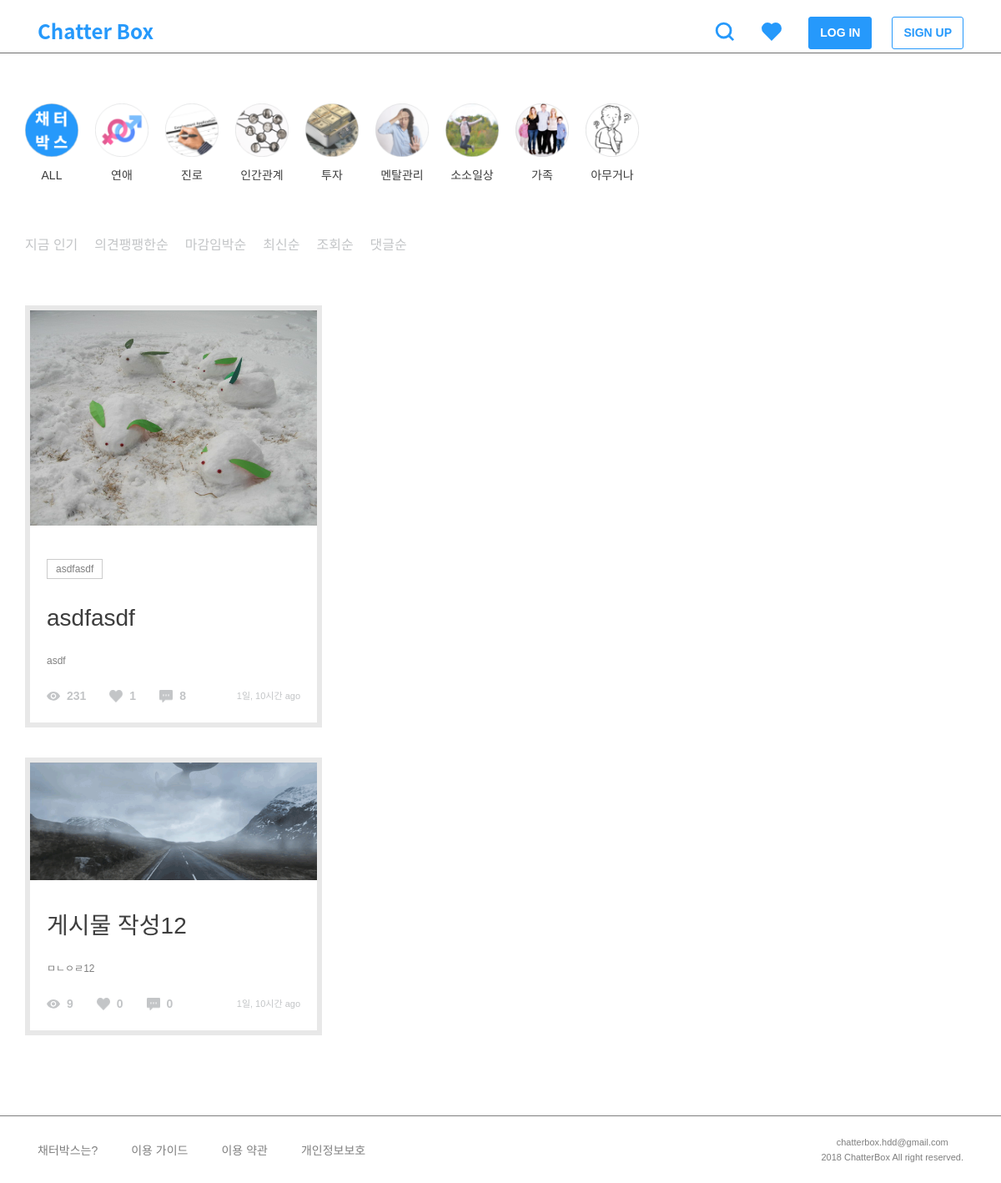
Before: / with the older database file.
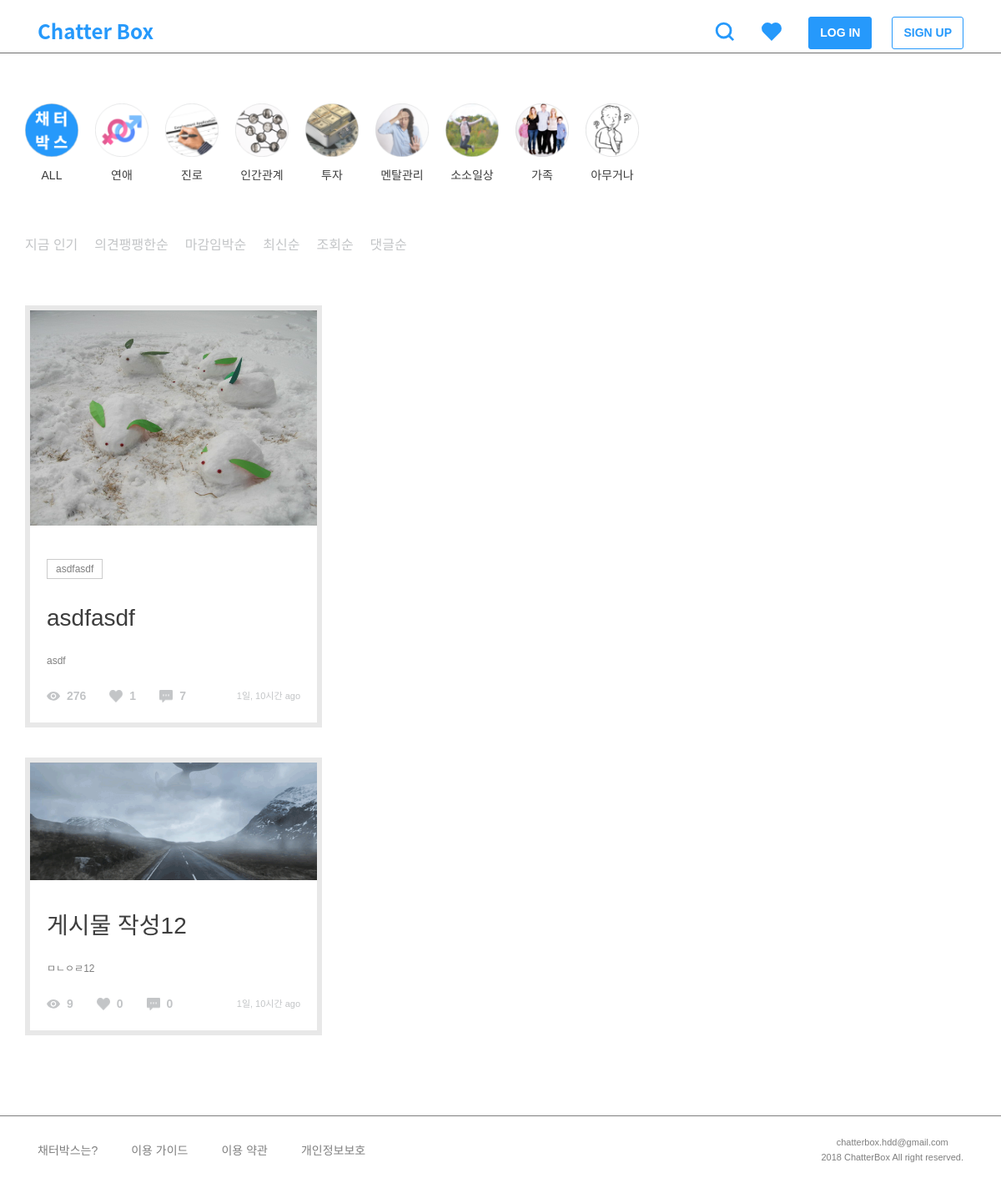
After: the same page with the newer database file.
### post/models.py (models this page shows, shortened)
class TimeStampedModel(models.Model):
    created_at = models.DateTimeField(auto_now_add=True, null=True)
    updated_at = models.DateTimeField(auto_now=True, null=True)
    class Meta():
        abstract = True

class Post(TimeStampedModel):
    author = models.ForeignKey(settings.AUTH_USER_MODEL)
    category = models.ForeignKey('Category')
    title = models.CharField(max_length=160, null=True)
    thumbnail = models.ImageField(upload_to='post', blank=True, null=True)
    background = models.TextField()
    background_image1 = models.ImageField(upload_to='post', blank=True, null=True)
    background_image2 = models.ImageField(upload_to='post', blank=True, null=True)
    background_image3 = models.ImageField(upload_to='post', blank=True, null=True)
    tag = TagField()
    view_count = models.PositiveSmallIntegerField(default=0)
    share_count = models.PositiveSmallIntegerField(default=0)
    pro_title = models.CharField(max_length=160, null=True)
    con_title = models.CharField(max_length=160, null=True)
    @property
    def natural_time(self):
        return naturaltime(self.created_at)
    @property
    def likes_count(self):
        return self.like_users.all().count()
    @property
    def comment_count(self):
        all_count = self.comment_set.count()
        return all_count
    class Meta:
        ordering = ['-created_at']

### post/views.py (the view)
# urls.py: url(r'^$', views.post_list, name='post_list'),
def post_list(request):
    sort = request.GET.get('sort','')
    categories = Category.objects.all()
    if sort == 'likes':
        posts = Post.objects.annotate(like_count = Count('like_users')).order_by('-like_count')
    elif sort == 'new':
        posts = Post.objects.all().order_by('-updated_at')
    elif sort == 'views':
        posts = Post.objects.all().order_by('-view_count')
    elif sort == 'comments':
        posts = Post.objects.annotate(count = Count('comment')).order_by('-count')
    else:
        posts = Post.objects.all().order_by('-created_at')
    context = {'posts' : posts, 'categories': categories}
    return render(request, 'post/post_list.html', context)

### post/templatetags/post_extras.py (called while the page is built)
@register.filter
def split_tags(value):
    tags = []
    split_comma = value.split(',')
    for tag in split_comma:
        split_space = tag.split(" ")
        for tag in split_space:
            if tag:
                tags.append(tag)
    return tags

### templates/post/post_list.html (shortened to what this page needs)
{% extends 'base.html' %}
{% load static %}
{% block customCSS %}
<link rel="stylesheet" href="{% static 'css/post/post_list.css' %}" />
{% endblock %}
{% block content %}
    <div class="row">
        {% include 'include/category.html' %} {% include 'include/sort.html' %}
    </div>
    <div class="row m60">
        <div class="columns">
            {% for post in posts %} {% include 'include/post.html' %} {% endfor %}
        </div>
    </div>
{% endblock %}

### templates/include/post.html
{% load static  %}
{% load post_extras %}
<figure id="post-{{ post.pk }}" style="width: 100%;">
    {% if post.thumbnail %}
        <a href="{% url 'post:post_detail' post_pk=post.pk %}">
            <img src="{{ post.thumbnail.url }}" alt="" class="post-image">
        </a>
    {% endif %}
    <div class="tag-list">
        {% for tag in post.tag|split_tags %}
            <span class="tag">{{ tag }}</span>
        {% endfor %}
    </div>
    <a href="{% url 'post:post_detail' post_pk=post.pk %}">
        <h3>{{ post.title }}</h3>
    </a>
    <div class="background">
        <p>{{ post.background|safe|truncatechars:160 }}</p>
    </div>
    <div class="btn-area">
        <img src="{% static '/img/view.png' %}" style="margin-top: 4px;" /><h6>{{ post.view_count }}</h6>
        <img src="{% static '/img/heart.png' %}" /><h6>{{ post.likes_count }}</h6>
        <img src="{% static '/img/comment.png' %}" /><h6>{{ post.comment_count }}</h6>
        <span class="ml-auto">{{ post.natural_time }}</span>
    </div>
</figure>

Changed rows visible on the page:
changed Post "asdfasdf": view_count "231" → "276"; comment_count "8" → "7"
